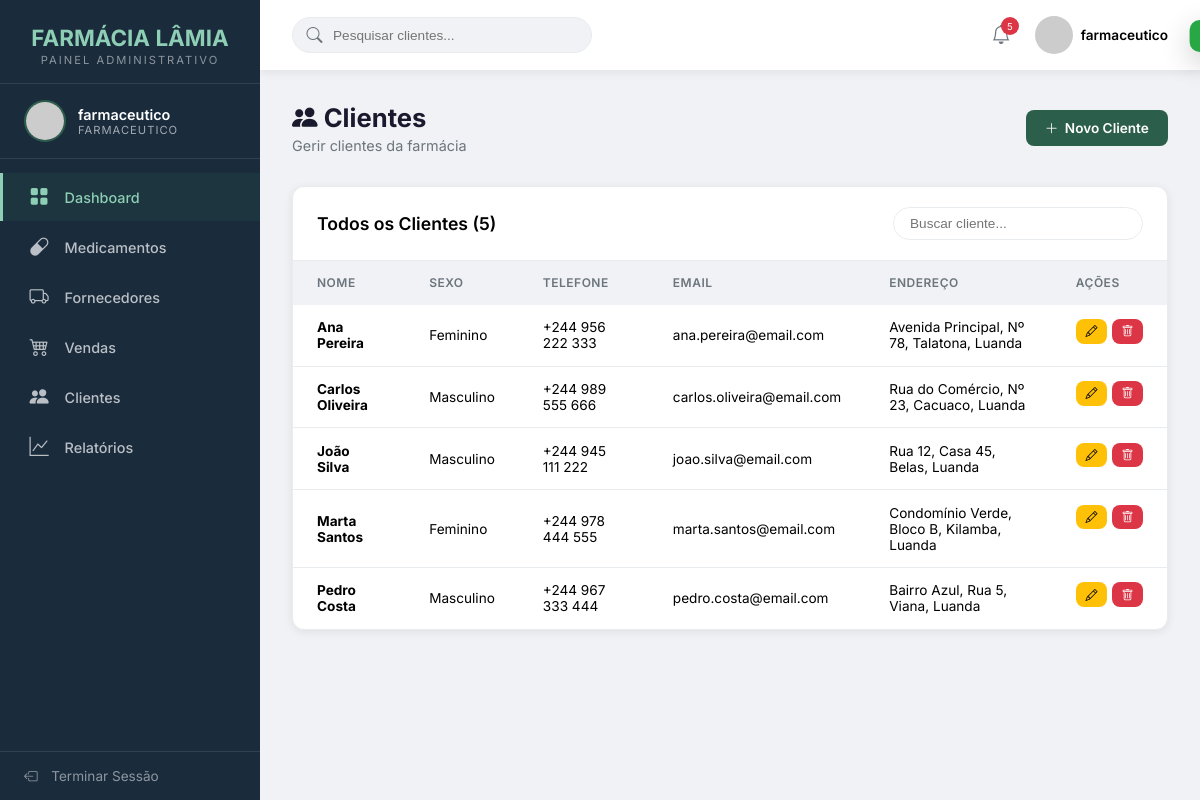
/VIEWS/Farmaceutico/clientes.php (signed in), run on the app's committed database.
### tables this page shows
CREATE TABLE `cliente` (
  `idCliente` int NOT NULL AUTO_INCREMENT,
  `nome` varchar(100) NOT NULL,
  `sexo` enum('Masculino','Feminino') DEFAULT NULL,
  `dataNascimento` date DEFAULT NULL,
  `telefone` varchar(20) DEFAULT NULL,
  `email` varchar(100) DEFAULT NULL,
  `endereco` varchar(200) DEFAULT NULL,
  PRIMARY KEY (`idCliente`),
  KEY `idx_cliente_nome` (`nome`)
);

### MODEL/DAO/conexao.php (called while the page is built, shortened)
<?php
class Conn
{
    private static $instance = null;
    private $conn;
    private $host = "localhost";
    private $dbname = "sgf";
    private $username = "root";
    private $password = "1234";
    private function __construct()
    {
        try {
            $dsn = "mysql:host={$this->host};dbname={$this->dbname};charset=utf8mb4";
            $options = [
                PDO::ATTR_ERRMODE => PDO::ERRMODE_EXCEPTION,
                PDO::ATTR_DEFAULT_FETCH_MODE => PDO::FETCH_ASSOC,
                PDO::ATTR_EMULATE_PREPARES => false,
                PDO::MYSQL_ATTR_FOUND_ROWS => true,
            ];
            $this->conn = new PDO($dsn, $this->username, $this->password, $options);
        } catch (PDOException $e) {
            throw new Exception("Não foi possível ligar a base de dados: " . $e->getMessage());
        }
    }
    public static function getInstance()
    {
        if (self::$instance === null) {
            self::$instance = new self();
        }
        return self::$instance;
    }
    public function buscarTodos($sql, $params = [])
    {
        try {
            $stmt = $this->conn->prepare($sql);
            $stmt->execute($params);
            return $stmt->fetchAll();
        } catch (PDOException $e) {
            error_log("Erro SQL: " . $e->getMessage());
            throw $e;
        }
    }
}

### CONTROLLER/ClienteController.php (called while the page is built, shortened)
<?php
require_once __DIR__ . '/../MODEL/DAO/ClienteDAO.php';
require_once __DIR__ . '/../MODEL/DTO/ClienteDTO.php';
class ClienteController
{
    private $clienteDAO;
    public function __construct()
    {
        $this->clienteDAO = new ClienteDAO();
    }
    public function listar()
    {
        try {
            $clientes = $this->clienteDAO->listarTodos();
            return ['success' => true, 'data' => $clientes];
        } catch (Exception $e) {
            return ['success' => false, 'message' => 'Erro ao listar clientes.'];
        }
    }
}

### MODEL/DAO/ClienteDAO.php (called while the page is built, shortened)
<?php
require_once __DIR__ . '/conexao.php';
require_once __DIR__ . '/../DTO/ClienteDTO.php';
class ClienteDAO
{
    private $bd;
    public function __construct()
    {
        $this->bd = Conn::getInstance();
    }
    public function listarTodos()
    {
        try {
            $sql = "SELECT * FROM cliente ORDER BY nome ASC";
            $resultados = $this->bd->buscarTodos($sql);
            $clientes = [];
            foreach ($resultados as $linha) {
                $clientes[] = $this->construirDTO($linha);
            }
            return $clientes;
        } catch (Exception $e) {
            error_log("ClienteDAO - Erro em listarTodos(): " . $e->getMessage());
            return [];
        }
    }
    private function construirDTO($dados)
    {
        $cliente = new ClienteDTO();
        $cliente->setIdCliente($dados['idCliente']);
        $cliente->setNome($dados['nome']);
        $cliente->setSexo($dados['sexo']);
        $cliente->setDataNascimento($dados['dataNascimento']);
        $cliente->setTelefone($dados['telefone']);
        $cliente->setEmail($dados['email']);
        $cliente->setEndereco($dados['endereco']);
        return $cliente;
    }
}

### MODEL/DTO/ClienteDTO.php (called while the page is built, shortened)
<?php
class ClienteDTO implements JsonSerializable
{
private $idCliente;
private $nome;
private $sexo;
private $dataNascimento;
private $telefone;
private $email;
private $endereco;
    public function getIdCliente()
    {
        return $this->idCliente ;
    }
    public function setIdCliente($idCliente)
    {
        $this->idCliente = $idCliente;
    }
    public function getNome()
    {
        return $this->nome;
    }
    public function setNome($nome)
    {
        $this->nome = $nome;
    }
    public function getSexo()
    {
        return $this->sexo;
    }
    public function setSexo($sexo)
    {
        $this->sexo = $sexo;
    }
    public function getDataNascimento()
    {
        return $this->dataNascimento;
    }
    public function setDataNascimento($dataNascimento)
    {
        $this->dataNascimento = $dataNascimento;
    }
    public function getTelefone()
    {
        return $this->telefone;
    }
    public function setTelefone($telefone)
    {
        $this->telefone = $telefone;
    }
    public function getEmail()
    {
        return $this->email;
    }
    public function setEmail($email)
    {
        $this->email = $email;
    }
    public function getEndereco()
    {
        return $this->endereco;
    }
    public function setEndereco($endereco)
    {
        $this->endereco = $endereco;
    }
}

### VIEWS/Farmaceutico/clientes.php (the view, shortened to what this page needs)
<?php
$usuario = $_SESSION['usuario'];
$nivel = $usuario['nivel'];
$titulo = 'Clientes';
require_once '../../CONTROLLER/ClienteController.php';
$controller = new ClienteController();
$lista = $controller->listar()['data'] ?? [];
?>
<!DOCTYPE html>
<html lang="pt">
<head>
    <link rel="stylesheet" href="https://cdn.jsdelivr.net/npm/bootstrap-icons@1.11.3/font/bootstrap-icons.css">
</head>
<body>
    <div class="toast" id="toast"></div>
    <aside class="sidebar" id="sidebar">
        <div class="sidebar-logo">
            <h2>FARMÁCIA LÂMIA</h2>
            <span>Painel Administrativo</span>
        </div>
        <div class="sidebar-user">
           <img src="https://ui-avatars.com/api/?name=<?php echo urlencode($usuario['username']); ?>&background=2c5f4b&color=fff" alt="Avatar">
            <div class="sidebar-user-info">
                <div class="nome"><?php echo htmlspecialchars($usuario['username']); ?></div>
                <div class="nivel"><?php echo htmlspecialchars($nivel); ?></div>
            </div>
        </div>
        <nav class="sidebar-nav"><ul>
            <li><a href="index.php" class="active"><i class="bi bi-grid-fill"></i> Dashboard</a></li>
            <li><a href="medicamentos.php"><i class="bi bi-capsule"></i> Medicamentos</a></li>
            <li><a href="fornecedores.php"><i class="bi bi-truck"></i> Fornecedores</a></li>
            <li><a href="vendas.php"><i class="bi bi-cart4"></i> Vendas</a></li>
            <li><a href="clientes.php"><i class="bi bi-people-fill"></i> Clientes</a></li>
            <li><a href="relatorios.php"><i class="bi bi-graph-up"></i> Relatórios</a></li>
        </ul></nav>
        <div class="sidebar-footer">
            <a href="#" onclick="abrirModalLogout()"><i class="bi bi-box-arrow-left"></i> Terminar Sessão</a>
        </div>
    </aside>
    <div class="main-content">
        <header class="topbar">
            <div class="topbar-left">
                <div class="topbar-search">
                    <i class="bi bi-search"></i>
                    <input type="text" placeholder="Pesquisar clientes..." id="buscaTopo">
                </div>
            </div>
            <div class="topbar-right">
                <div class="topbar-notification">
                    <i class="bi bi-bell"></i>
                    <span class="badge"><?php echo count($lista); ?></span>
                </div>
                <div class="topbar-user">
                    <img src="https://ui-avatars.com/api/?name=<?php echo urlencode($usuario['username']); ?>&background=2c5f4b&color=fff" alt="Avatar">
                    <span><?php echo htmlspecialchars($usuario['username']); ?></span>
                </div>
            </div>
        </header>
        <div class="page-content">
            <div class="page-header">
                <div>
                    <h1><i class="bi bi-people-fill"></i> <?php echo $titulo; ?></h1>
                    <p>Gerir clientes da farmácia</p>
                </div>
                <button class="btn btn-primary" onclick="abrirModalCadastro()"><i class="bi bi-plus-lg"></i> Novo Cliente</button>
            </div>
            <div class="table-container">
                <div class="table-header">
                    <h3>Todos os Clientes (<?php echo count($lista); ?>)</h3>
                    <div class="search-box">
                        <input type="text" placeholder="Buscar cliente..." id="busca" style="padding:0.5rem 1rem;border:1px solid var(--border);border-radius:20px;font-size:0.85rem;width:250px;outline:none;">
                    </div>
                </div>
                <table>
                    <thead>
                        <tr>
                            <th>Nome</th>
                            <th>Sexo</th>
                            <th>Telefone</th>
                            <th>Email</th>
                            <th>Endereço</th>
                            <th>Ações</th>
                        </tr>
                    </thead>
                    <tbody id="tabelaBody">
                        <?php foreach ($lista as $c): ?>
                        <tr data-id="<?php echo $c->getIdCliente(); ?>">
                            <td><strong><?php echo htmlspecialchars($c->getNome()); ?></strong></td>
                            <td><?php echo $c->getSexo() ?: '—'; ?></td>
                            <td><?php echo $c->getTelefone() ?: '—'; ?></td>
                            <td><?php echo $c->getEmail() ?: '—'; ?></td>
                            <td><?php echo htmlspecialchars($c->getEndereco() ?: '—'); ?></td>
                            <td class="acoes">
                                <button class="btn btn-warning btn-xs" onclick="abrirModalEdicao(<?php echo $c->getIdCliente(); ?>, '<?php echo htmlspecialchars(addslashes($c->getNome())); ?>', '<?php echo $c->getSexo(); ?>', '<?php echo htmlspecialchars(addslashes($c->getTelefone())); ?>', '<?php echo htmlspecialchars(addslashes($c->getEmail())); ?>', '<?php echo htmlspecialchars(addslashes($c->getDataNascimento())); ?>', '<?php echo htmlspecialchars(addslashes($c->getEndereco())); ?>')"><i class="bi bi-pencil"></i></button>
                                <button class="btn btn-danger btn-xs" onclick="abrirModalExclusao(<?php echo $c->getIdCliente(); ?>, '<?php echo htmlspecialchars(addslashes($c->getNome())); ?>')"><i class="bi bi-trash"></i></button>
                            </td>
                        </tr>
                        <?php endforeach; ?>
                    </tbody>
                </table>
            </div>
        </div>
    </div>
</body>
</html>

### data on the page
cliente: nome "Ana Pereira", sexo "Feminino", telefone "+244 956 222 333", email "ana.pereira@email.com", endereco "Avenida Principal, Nº 78, Talatona, Luanda"
cliente: nome "Carlos Oliveira", sexo "Masculino", telefone "+244 989 555 666", email "carlos.oliveira@email.com", endereco "Rua do Comércio, Nº 23, Cacuaco, Luanda"
cliente: nome "João Silva", sexo "Masculino", telefone "+244 945 111 222", email "joao.silva@email.com", endereco "Rua 12, Casa 45, Belas, Luanda"
cliente: nome "Marta Santos", sexo "Feminino", telefone "+244 978 444 555", email "marta.santos@email.com", endereco "Condomínio Verde, Bloco B, Kilamba, Luanda"
cliente: nome "Pedro Costa", sexo "Masculino", telefone "+244 967 333 444", email "pedro.costa@email.com", endereco "Bairro Azul, Rua 5, Viana, Luanda"

### other printed values
$usuario['username'] "farmaceutico"
$nivel "FARMACEUTICO"
count($lista) "5"
$titulo "Clientes"
